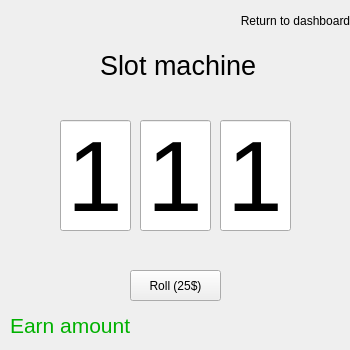
<?xml version="1.0" encoding="UTF-8"?>
<ui version="4.0">
 <class>MainWindow</class>
 <widget class="QMainWindow" name="MainWindow">
  <property name="geometry">
   <rect>
    <x>0</x>
    <y>0</y>
    <width>350</width>
    <height>350</height>
   </rect>
  </property>
  <property name="windowTitle">
   <string>Slot Machine</string>
  </property>
  <widget class="QWidget" name="centralwidget">
   <widget class="QLabel" name="Slotmachine_Label">
    <property name="geometry">
     <rect>
      <x>100</x>
      <y>40</y>
      <width>161</width>
      <height>51</height>
     </rect>
    </property>
    <property name="font">
     <font>
      <pointsize>20</pointsize>
     </font>
    </property>
    <property name="text">
     <string>Slot machine</string>
    </property>
   </widget>
   <widget class="QPushButton" name="RTDB_Button">
    <property name="geometry">
     <rect>
      <x>240</x>
      <y>10</y>
      <width>111</width>
      <height>21</height>
     </rect>
    </property>
    <property name="text">
     <string>Return to dashboard</string>
    </property>
    <property name="flat">
     <bool>true</bool>
    </property>
   </widget>
   <widget class="QLineEdit" name="Slot1_Line">
    <property name="geometry">
     <rect>
      <x>60</x>
      <y>120</y>
      <width>71</width>
      <height>111</height>
     </rect>
    </property>
    <property name="font">
     <font>
      <pointsize>75</pointsize>
     </font>
    </property>
    <property name="text">
     <string>1</string>
    </property>
    <property name="alignment">
     <set>Qt::AlignCenter</set>
    </property>
    <property name="readOnly">
     <bool>true</bool>
    </property>
   </widget>
   <widget class="QLineEdit" name="Slot2_Line">
    <property name="geometry">
     <rect>
      <x>140</x>
      <y>120</y>
      <width>71</width>
      <height>111</height>
     </rect>
    </property>
    <property name="font">
     <font>
      <pointsize>75</pointsize>
     </font>
    </property>
    <property name="text">
     <string>1</string>
    </property>
    <property name="alignment">
     <set>Qt::AlignCenter</set>
    </property>
    <property name="readOnly">
     <bool>true</bool>
    </property>
   </widget>
   <widget class="QLineEdit" name="Slot3_Line">
    <property name="geometry">
     <rect>
      <x>220</x>
      <y>120</y>
      <width>71</width>
      <height>111</height>
     </rect>
    </property>
    <property name="font">
     <font>
      <pointsize>75</pointsize>
     </font>
    </property>
    <property name="text">
     <string>1</string>
    </property>
    <property name="alignment">
     <set>Qt::AlignCenter</set>
    </property>
    <property name="readOnly">
     <bool>true</bool>
    </property>
   </widget>
   <widget class="QPushButton" name="Roll_Button">
    <property name="geometry">
     <rect>
      <x>130</x>
      <y>270</y>
      <width>91</width>
      <height>31</height>
     </rect>
    </property>
    <property name="text">
     <string>Roll (25$)</string>
    </property>
   </widget>
   <widget class="QLabel" name="Earn_Label">
    <property name="geometry">
     <rect>
      <x>10</x>
      <y>310</y>
      <width>131</width>
      <height>31</height>
     </rect>
    </property>
    <property name="font">
     <font>
      <pointsize>16</pointsize>
     </font>
    </property>
    <property name="styleSheet">
     <string notr="true">color: rgb(0, 177, 0);</string>
    </property>
    <property name="text">
     <string>Earn amount</string>
    </property>
   </widget>
  </widget>
 </widget>
 <resources/>
 <connections/>
</ui>
